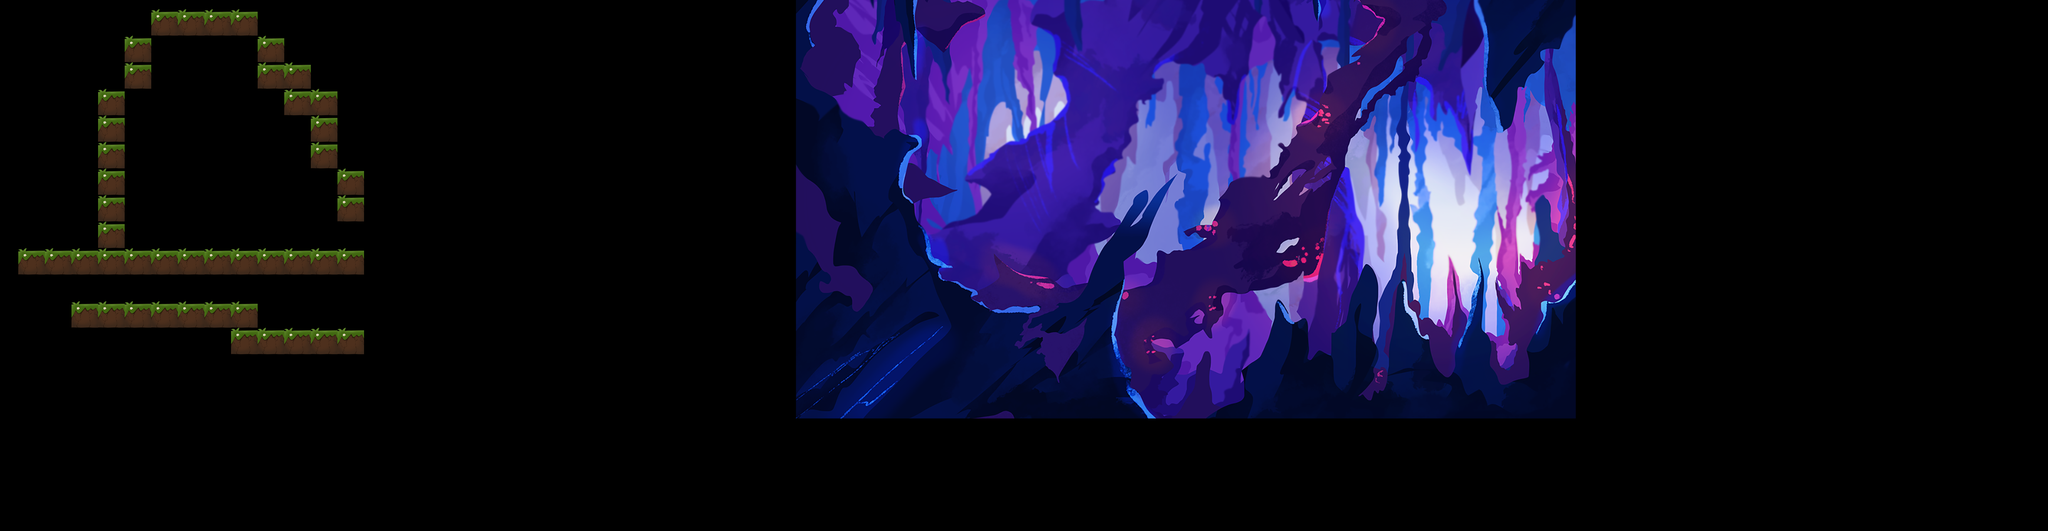

A level layout from a 2D game, rendered from its tile map. Below: a short description, then the map file with its tile-grid data intact:
An orthogonal 77x20 tile map with 64x64 px tiles, 1 tile layer (Tile Layer 1), 1 image layer.

<map version="1.10" tiledversion="1.10.0" orientation="orthogonal" renderorder="right-down" width="77" height="20" tilewidth="64" tileheight="64" infinite="0" nextlayerid="11" nextobjectid="35">
 <tileset firstgid="1" source="tiles.tsx" />
 <imagelayer id="3" name="Image Layer 1" offsetx="1915.46" offsety="-398.458" repeatx="1">
  <image source="background.png" width="1877" height="1407" />
 </imagelayer>
 <group id="6" name="Group 1" offsetx="44.9533" offsety="-170.159">
  <objectgroup id="10" name="player" />
  <layer id="1" name="Tile Layer 1" width="77" height="20">
   <data encoding="csv">
0,0,0,0,0,0,0,0,0,0,0,0,0,0,0,0,0,0,0,0,0,0,0,0,0,0,0,0,0,0,0,0,0,0,0,0,0,0,0,0,0,0,0,0,0,0,0,0,0,0,0,0,0,0,0,0,0,0,0,0,0,0,0,0,0,0,0,0,0,0,0,0,0,0,0,0,0,
0,0,0,0,0,0,0,0,0,0,0,0,0,0,0,0,0,0,0,0,0,0,0,0,0,0,0,0,0,0,0,0,0,0,0,0,0,0,0,0,0,0,0,0,0,0,0,0,0,0,0,0,0,0,0,0,0,0,0,0,0,0,0,0,0,0,0,0,0,0,0,0,0,0,0,0,0,
0,0,0,0,0,0,0,0,0,0,0,0,0,0,0,0,0,0,0,0,0,0,0,0,0,0,0,0,0,0,0,0,0,0,0,0,0,0,0,0,0,0,0,0,0,0,0,0,0,0,0,0,0,0,0,0,0,0,0,0,0,0,0,0,0,0,0,0,0,0,0,0,0,0,0,0,0,
0,0,0,0,0,2,2,2,2,0,0,0,0,0,0,0,0,0,0,0,0,0,0,0,0,0,0,0,0,0,0,0,0,0,0,0,0,0,0,0,0,0,0,0,0,0,0,0,0,0,0,0,0,0,0,0,0,0,0,0,0,0,0,0,0,0,0,0,0,0,0,0,0,0,0,0,0,
0,0,0,0,2,0,0,0,0,2,0,0,0,0,0,0,0,0,0,0,0,0,0,0,0,0,0,0,0,0,0,0,0,0,0,0,0,0,0,0,0,0,0,0,0,0,0,0,0,0,0,0,0,0,0,0,0,0,0,0,0,0,0,0,0,0,0,0,0,0,0,0,0,0,0,0,0,
0,0,0,0,2,0,0,0,0,2,2,0,0,0,0,0,0,0,0,0,0,0,0,0,0,0,0,0,0,0,0,0,0,0,0,0,0,0,0,0,0,0,0,0,0,0,0,0,0,0,0,0,0,0,0,0,0,0,0,0,0,0,0,0,0,0,0,0,0,0,0,0,0,0,0,0,0,
0,0,0,2,0,0,0,0,0,0,2,2,0,0,0,0,0,0,0,0,0,0,0,0,0,0,0,0,0,0,0,0,0,0,0,0,0,0,0,0,0,0,0,0,0,0,0,0,0,0,0,0,0,0,0,0,0,0,0,0,0,0,0,0,0,0,0,0,0,0,0,0,0,0,0,0,0,
0,0,0,2,0,0,0,0,0,0,0,2,0,0,0,0,0,0,0,0,0,0,0,0,0,0,0,0,0,0,0,0,0,0,0,0,0,0,0,0,0,0,0,0,0,0,0,0,0,0,0,0,0,0,0,0,0,0,0,0,0,0,0,0,0,0,0,0,0,0,0,0,0,0,0,0,0,
0,0,0,2,0,0,0,0,0,0,0,2,0,0,0,0,0,0,0,0,0,0,0,0,0,0,0,0,0,0,0,0,0,0,0,0,0,0,0,0,0,0,0,0,0,0,0,0,0,0,0,0,0,0,0,0,0,0,0,0,0,0,0,0,0,0,0,0,0,0,0,0,0,0,0,0,0,
0,0,0,2,0,0,0,0,0,0,0,0,2,0,0,0,0,0,0,0,0,0,0,0,0,0,0,0,0,0,0,0,0,0,0,0,0,0,0,0,0,0,0,0,0,0,0,0,0,0,0,0,0,0,0,0,0,0,0,0,0,0,0,0,0,0,0,0,0,0,0,0,0,0,0,0,0,
0,0,0,2,0,0,0,0,0,0,0,0,2,0,0,0,0,0,0,0,0,0,0,0,0,0,0,0,0,0,0,0,0,0,0,0,0,0,0,0,0,0,0,0,0,0,0,0,0,0,0,0,0,0,0,0,0,0,0,0,0,0,0,0,0,0,0,0,0,0,0,0,0,0,0,0,0,
0,0,0,2,0,0,0,0,0,0,0,0,0,0,0,0,0,0,0,0,0,0,0,0,0,0,0,0,0,0,0,0,0,0,0,0,0,0,0,0,0,0,0,0,0,0,0,0,0,0,0,0,0,0,0,0,0,0,0,0,0,0,0,0,0,0,0,0,0,0,0,0,0,0,0,0,0,
2,2,2,2,2,2,2,2,2,2,2,2,2,0,0,0,0,0,0,0,0,0,0,0,0,0,0,0,0,0,0,0,0,0,0,0,0,0,0,0,0,0,0,0,0,0,0,0,0,0,0,0,0,0,0,0,0,0,0,0,0,0,0,0,0,0,0,0,0,0,0,0,0,0,0,0,0,
0,0,0,0,0,0,0,0,0,0,0,0,0,0,0,0,0,0,0,0,0,0,0,0,0,0,0,0,0,0,0,0,0,0,0,0,0,0,0,0,0,0,0,0,0,0,0,0,0,0,0,0,0,0,0,0,0,0,0,0,0,0,0,0,0,0,0,0,0,0,0,0,0,0,0,0,0,
0,0,2,2,2,2,2,2,2,0,0,0,0,0,0,0,0,0,0,0,0,0,0,0,0,0,0,0,0,0,0,0,0,0,0,0,0,0,0,0,0,0,0,0,0,0,0,0,0,0,0,0,0,0,0,0,0,0,0,0,0,0,0,0,0,0,0,0,0,0,0,0,0,0,0,0,0,
0,0,0,0,0,0,0,0,2,2,2,2,2,0,0,0,0,0,0,0,0,0,0,0,0,0,0,0,0,0,0,0,0,0,0,0,0,0,0,0,0,0,0,0,0,0,0,0,0,0,0,0,0,0,0,0,0,0,0,0,0,0,0,0,0,0,0,0,0,0,0,0,0,0,0,0,0,
0,0,0,0,0,0,0,0,0,0,0,0,0,0,0,0,0,0,0,0,0,0,0,0,0,0,0,0,0,0,0,0,0,0,0,0,0,0,0,0,0,0,0,0,0,0,0,0,0,0,0,0,0,0,0,0,0,0,0,0,0,0,0,0,0,0,0,0,0,0,0,0,0,0,0,0,0,
0,0,0,0,0,0,0,0,0,0,0,0,0,0,0,0,0,0,0,0,0,0,0,0,0,0,0,0,0,0,0,0,0,0,0,0,0,0,0,0,0,0,0,0,0,0,0,0,0,0,0,0,0,0,0,0,0,0,0,0,0,0,0,0,0,0,0,0,0,0,0,0,0,0,0,0,0,
0,0,0,0,0,0,0,0,0,0,0,0,0,0,0,0,0,0,0,0,0,0,0,0,0,0,0,0,0,0,0,0,0,0,0,0,0,0,0,0,0,0,0,0,0,0,0,0,0,0,0,0,0,0,0,0,0,0,0,0,0,0,0,0,0,0,0,0,0,0,0,0,0,0,0,0,0,
0,0,0,0,0,0,0,0,0,0,0,0,0,0,0,0,0,0,0,0,0,0,0,0,0,0,0,0,0,0,0,0,0,0,0,0,0,0,0,0,0,0,0,0,0,0,0,0,0,0,0,0,0,0,0,0,0,0,0,0,0,0,0,0,0,0,0,0,0,0,0,0,0,0,0,0,0
</data>
  </layer>
  <objectgroup id="9" name="spikes" />
  <objectgroup id="5" name="enemies" opacity="0.94" />
  <objectgroup id="7" name="goal" />
  <objectgroup id="8" name="bubbles" />
 </group>
</map>